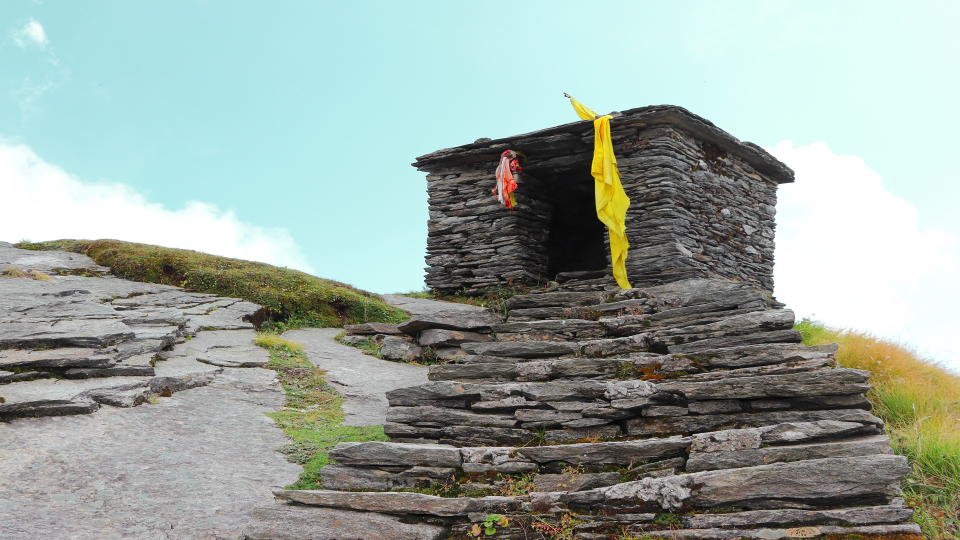
//> input picture HLS_Use_Model/Standalone_HLS_AXI_Example/testcase55.jpg, 1920 x 1080 px (shown at 1/2 size)
$ ./host ../../../../../../HLS_Use_Model/Standalone_HLS_AXI_Example/testcase55.jpg ../../../../../../HLS_Use_Model/Standalone_HLS_AXI_Example/testcase55.jpg ../../../../../../HLS_Use_Model/Standalone_HLS_AXI_Example/testcase55.jpg 2 100 100 3   (built with g++ and OpenCV 4)
//> lines starting //> are read from the running program, lines starting //| are printed output that depends on the picture
// [15 lines of licence text are left out]

#define PROFILE

#include <adf/adf_api/XRTConfig.h>
#include <chrono>
#include <common/xf_aie_sw_utils.hpp>
#include <common/xfcvDataMovers.h>
#include <fstream>
#include <stdint.h>
#include <stdio.h>
#include <stdlib.h>
#include <xaiengine.h>
#include <xrt/experimental/xrt_kernel.h>

#include "graph.cpp"

int run_opencv_ref(cv::Mat& srcImageR, cv::Mat& srcImageR1, cv::Mat& dstRefImage, float scale) {
    cv::multiply(srcImageR, srcImageR1, dstRefImage, scale, srcImageR.type());
    return 0;
}

/*
 ******************************************************************************
 * Top level executable
 ******************************************************************************
 */

int main(int argc, char** argv) {
    try {
        if (argc < 5) {
            std::stringstream errorMessage;
            errorMessage << argv[0] << " <xclbin> <inputImage1> <inputImage2> "
                                       "<scale> [width] [height] [iterations]";
            std::cerr << errorMessage.str();
            throw std::invalid_argument(errorMessage.str());
        }

        const char* xclBinName = argv[1];
        //////////////////////////////////////////
        // Read image from file and resize
        //////////////////////////////////////////
        cv::Mat srcImageR, srcImageR1;
        srcImageR = cv::imread(argv[2], 0);
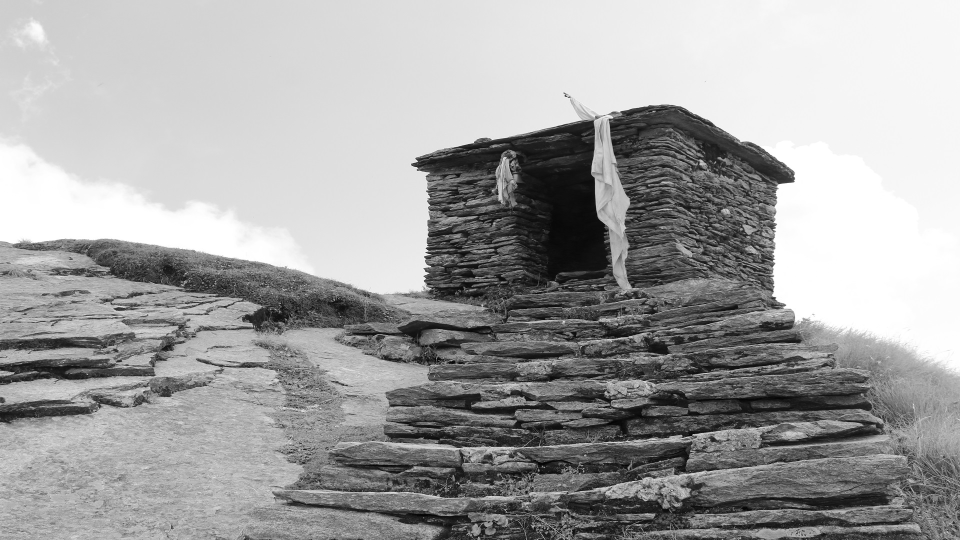
//> srcImageR: 1080 rows x 1920 cols, CV_8UC1 (shown at 1/2 size); min 0, max 255, mean 162.1
        srcImageR1 = cv::imread(argv[3], 0);

        int width = srcImageR.cols;
//> width = 1920
        if (argc >= 6) width = atoi(argv[5]);
//> width = 100
        int height = srcImageR.rows;
//> height = 1080
        if (argc >= 7) height = atoi(argv[6]);
//> height = 100

        if ((width != srcImageR.cols) || (height != srcImageR.rows)) {
            cv::resize(srcImageR, srcImageR, cv::Size(width, height));
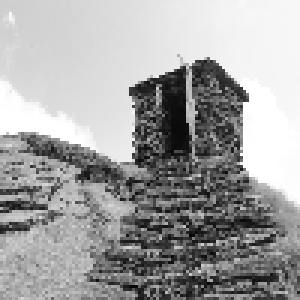
//> srcImageR: 100 rows x 100 cols, CV_8UC1 (shown 3 times larger); min 3, max 255, mean 162
        }
        if ((width != srcImageR1.cols) || (height != srcImageR1.rows)) {
            cv::resize(srcImageR1, srcImageR1, cv::Size(width, height));
        }

        int iterations = 1;
        if (argc >= 8) iterations = atoi(argv[7]);
//> iterations = 3

        std::cout << "Image size" << std::endl;
        std::cout << srcImageR.rows << std::endl;
//| 100
        std::cout << srcImageR.cols << std::endl;
//| 100
        std::cout << srcImageR.elemSize() << std::endl;
//| 1
        std::cout << "Image size (end)" << std::endl;
        int op_width = srcImageR.cols;
//> op_width = 100
        int op_height = srcImageR.rows;
//> op_height = 100

        float scale = atof(argv[4]);
//> scale = 2
        //////////////////////////////////////////
        // Run opencv reference test (filter2D design)
        //////////////////////////////////////////
        cv::Mat dstRefImage;
        run_opencv_ref(srcImageR, srcImageR1, dstRefImage, scale);
//> in run_opencv_ref, `cv::multiply(srcImageR, srcImageR1, dstRefImage, scale, srcImageR.type..`:
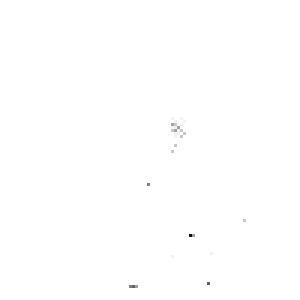
//> dstRefImage: 100 rows x 100 cols, CV_8UC1 (shown 3 times larger); min 18, max 255, mean 254.8

        // Initializa device
        xF::deviceInit(xclBinName);
//> (this line was passed over: xF is not available in this run)

        // Load image
        std::vector<int16_t> srcData;
        srcData.assign(srcImageR.data, (srcImageR.data + srcImageR.total()));
//> srcData = 10000 values, max 255 at index 2681, min 3 at index 7863, mean 162
        cv::Mat src(srcImageR.rows, srcImageR.cols, CV_16SC1, (void*)srcData.data());

        std::vector<int16_t> srcData1;
        srcData1.assign(srcImageR1.data, (srcImageR1.data + srcImageR1.total()));
//> srcData1 has the same summary as srcData
        cv::Mat src1(srcImageR1.rows, srcImageR1.cols, CV_16SC1, (void*)srcData1.data());

        // Allocate output buffer
        std::vector<int16_t> dstData;
        dstData.assign(op_height * op_width, 0);
//> dstData = 10000 values from 0 to 0

        cv::Mat dst(op_height, op_width, CV_16SC1, (void*)dstData.data());
        cv::Mat dstOutImage(op_height, op_width, srcImageR.type());

//> (the run ends here: the program needs code that is not available in this run, at `xF::xfcvDataMovers<xF::TILER, int16_t, TILE_HEIGHT, TILE_WIDTH, VECTOR..`)
